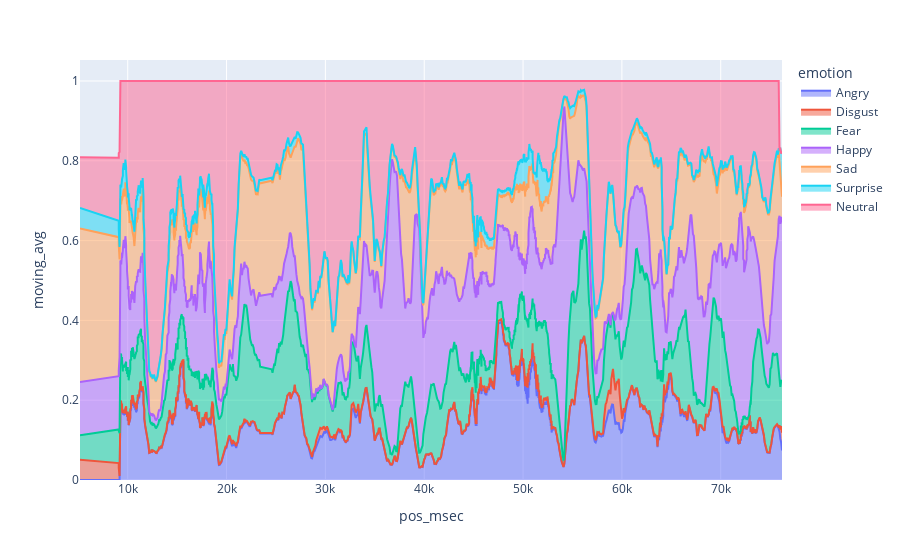

The cell this chart's notebook holds for it:
### Code cell
fig = px.area(df, x="pos_msec", y="moving_avg", color="emotion")
fig.show()

### Figure 1 — Plotly figure (JSON) as saved in the notebook; plotly's stock layout.template omitted (floating-point values rounded to 4 significant figures; data arrays with more than 128 entries replaced by an {"elided": "..."} marker saying what was removed)
{"data": [{"fillpattern": {"shape": ""}, "hovertemplate": "emotion=Angry<br>pos_msec=%{x}<br>moving_avg=%{y}<extra></extra>", "legendgroup": "Angry", "line": {"color": "#636efa"}, "marker": {"symbol": "circle"}, "mode": "lines", "name": "Angry", "orientation": "v", "showlegend": true, "stackgroup": "1", "type": "scatter", "x": {"elided": "1001 float values"}, "xaxis": "x", "y": {"elided": "1001 float values"}, "yaxis": "y"}, {"fillpattern": {"shape": ""}, "hovertemplate": "emotion=Disgust<br>pos_msec=%{x}<br>moving_avg=%{y}<extra></extra>", "legendgroup": "Disgust", "line": {"color": "#EF553B"}, "marker": {"symbol": "circle"}, "mode": "lines", "name": "Disgust", "orientation": "v", "showlegend": true, "stackgroup": "1", "type": "scatter", "x": {"elided": "1001 float values"}, "xaxis": "x", "y": {"elided": "1001 float values"}, "yaxis": "y"}, {"fillpattern": {"shape": ""}, "hovertemplate": "emotion=Fear<br>pos_msec=%{x}<br>moving_avg=%{y}<extra></extra>", "legendgroup": "Fear", "line": {"color": "#00cc96"}, "marker": {"symbol": "circle"}, "mode": "lines", "name": "Fear", "orientation": "v", "showlegend": true, "stackgroup": "1", "type": "scatter", "x": {"elided": "1001 float values"}, "xaxis": "x", "y": {"elided": "1001 float values"}, "yaxis": "y"}, {"fillpattern": {"shape": ""}, "hovertemplate": "emotion=Happy<br>pos_msec=%{x}<br>moving_avg=%{y}<extra></extra>", "legendgroup": "Happy", "line": {"color": "#ab63fa"}, "marker": {"symbol": "circle"}, "mode": "lines", "name": "Happy", "orientation": "v", "showlegend": true, "stackgroup": "1", "type": "scatter", "x": {"elided": "1001 float values"}, "xaxis": "x", "y": {"elided": "1001 float values"}, "yaxis": "y"}, {"fillpattern": {"shape": ""}, "hovertemplate": "emotion=Sad<br>pos_msec=%{x}<br>moving_avg=%{y}<extra></extra>", "legendgroup": "Sad", "line": {"color": "#FFA15A"}, "marker": {"symbol": "circle"}, "mode": "lines", "name": "Sad", "orientation": "v", "showlegend": true, "stackgroup": "1", "type": "scatter", "x": {"elided": "1001 float values"}, "xaxis": "x", "y": {"elided": "1001 float values"}, "yaxis": "y"}, {"fillpattern": {"shape": ""}, "hovertemplate": "emotion=Surprise<br>pos_msec=%{x}<br>moving_avg=%{y}<extra></extra>", "legendgroup": "Surprise", "line": {"color": "#19d3f3"}, "marker": {"symbol": "circle"}, "mode": "lines", "name": "Surprise", "orientation": "v", "showlegend": true, "stackgroup": "1", "type": "scatter", "x": {"elided": "1001 float values"}, "xaxis": "x", "y": {"elided": "1001 float values"}, "yaxis": "y"}, {"fillpattern": {"shape": ""}, "hovertemplate": "emotion=Neutral<br>pos_msec=%{x}<br>moving_avg=%{y}<extra></extra>", "legendgroup": "Neutral", "line": {"color": "#FF6692"}, "marker": {"symbol": "circle"}, "mode": "lines", "name": "Neutral", "orientation": "v", "showlegend": true, "stackgroup": "1", "type": "scatter", "x": {"elided": "1001 float values"}, "xaxis": "x", "y": {"elided": "1001 float values"}, "yaxis": "y"}], "layout": {"legend": {"title": {"text": "emotion"}, "tracegroupgap": 0}, "margin": {"t": 60}, "xaxis": {"anchor": "y", "domain": [0, 1], "title": {"text": "pos_msec"}}, "yaxis": {"anchor": "x", "domain": [0, 1], "title": {"text": "moving_avg"}}}}
